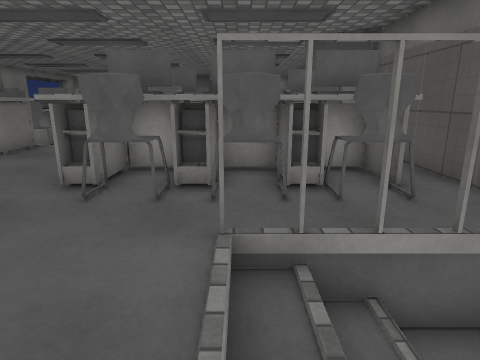
View 1 (above)

24 first-person views from a walk through a 3-D level made in the Unity game engine. The camera is 1.5 m above the floor, tilts 14° down and sees 75° across. The floor is counted in squares, 0.74 m on a side. Each view is taken from the middle of a square. On the plan, view 1 faces up. The plan holds only what a view shows up to about 17 squares ahead; the rest is blank. The player character is not drawn. Surface patterns are stand-ins for the level's own textures.

View 2
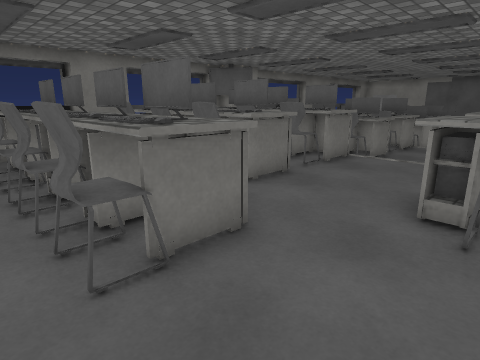

View 3
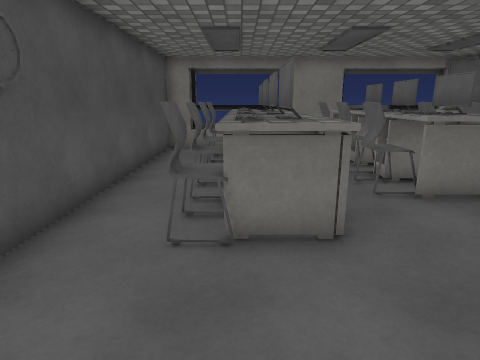

View 4
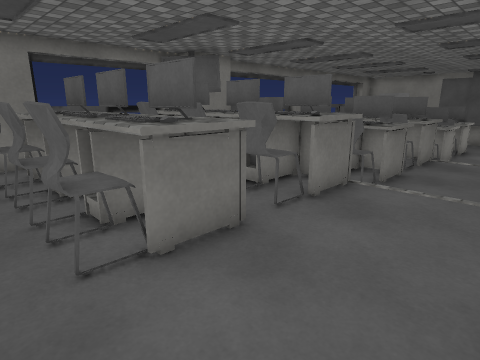

View 5
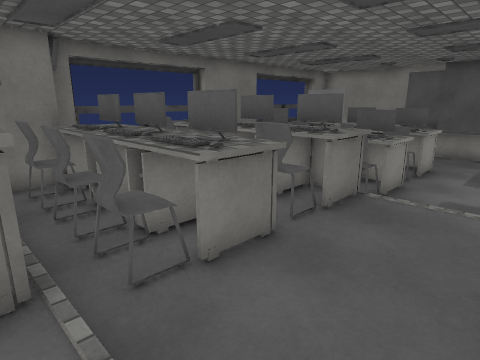

View 6
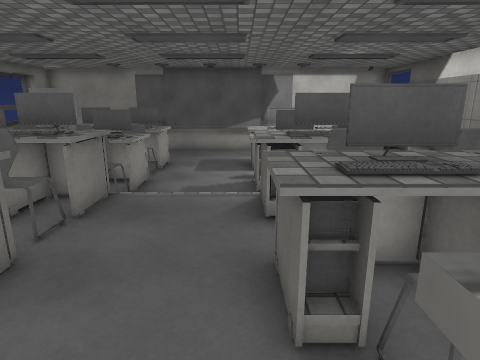

View 7
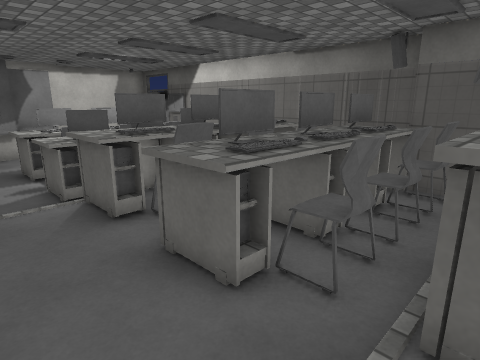

View 8
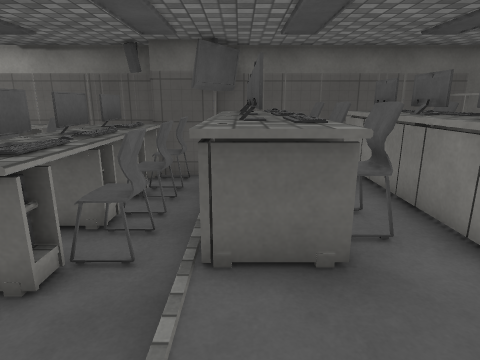

View 9
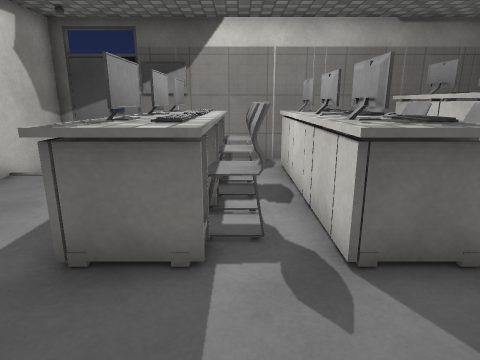

View 10
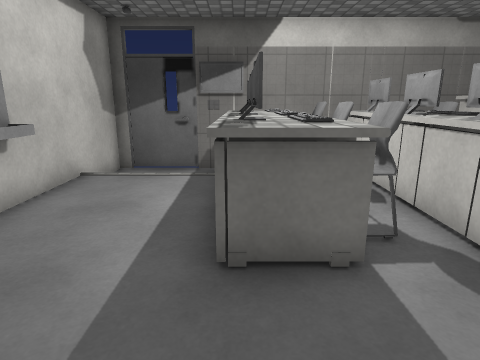

View 11
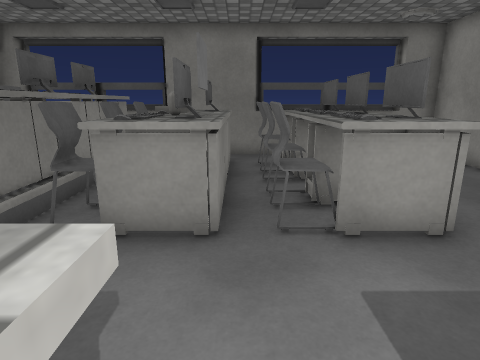

View 12
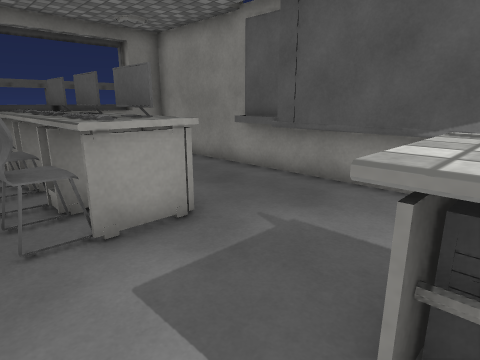

View 13
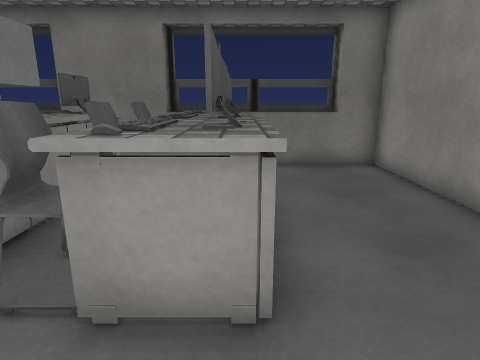

View 14
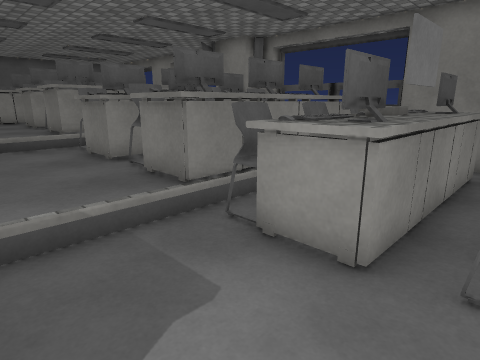

View 15
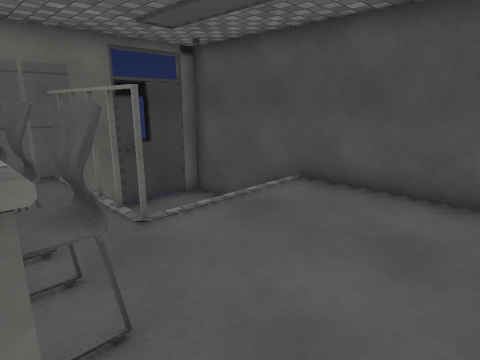

View 16
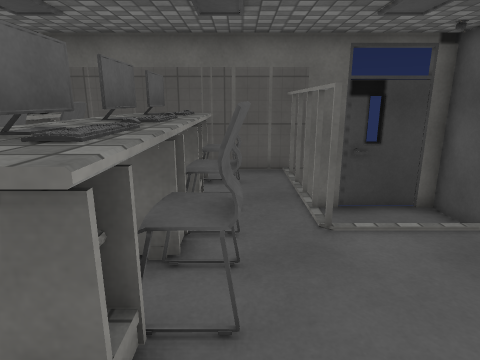

View 17
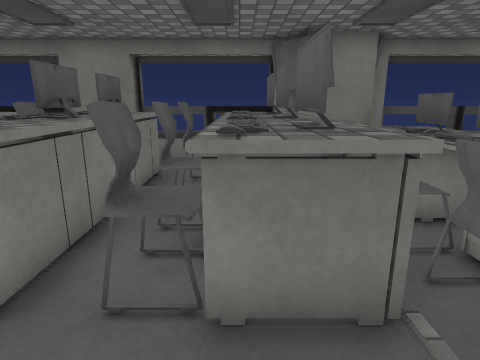

View 18
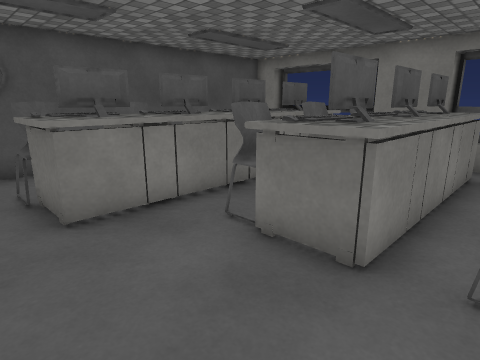

View 19
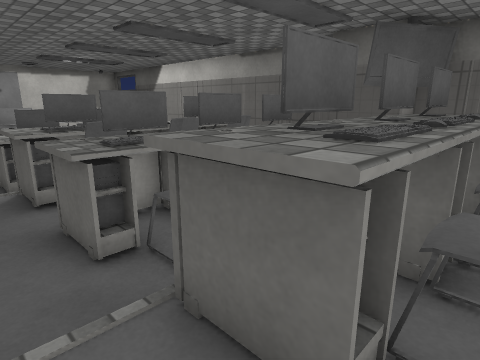

View 20
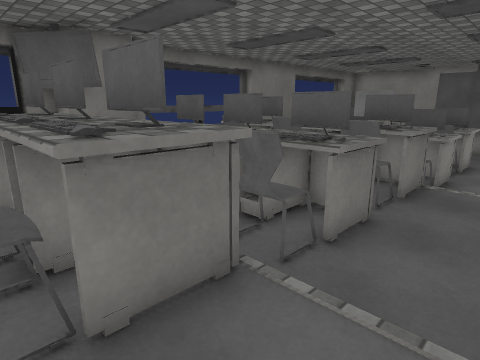

View 21
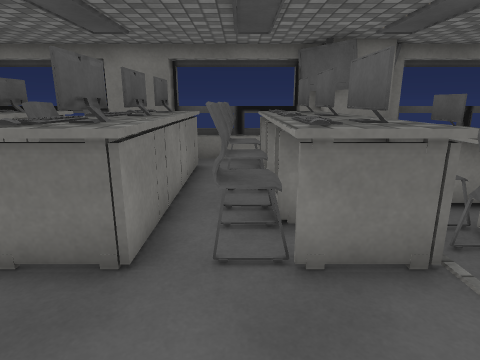

View 22
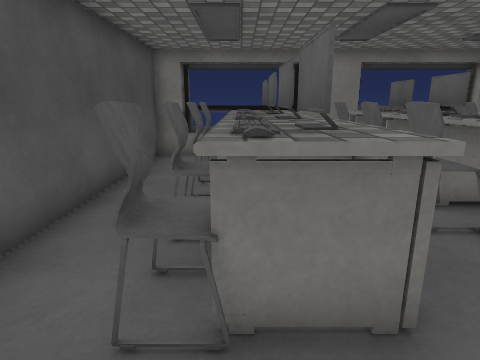

View 23
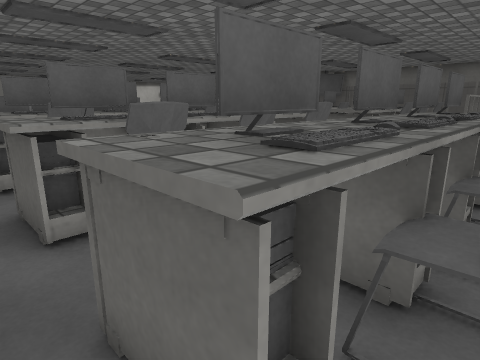

View 24
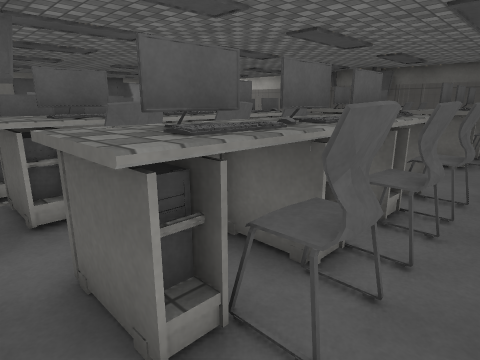

### Floor plan
Key: @ floor where view 1 was taken; # wall or solid block; . main floor; - floor 0.25 m lower than the main floor; _ floor 0.5 m lower than the main floor; < floor 1 m lower than the main floor; / step, stairs or slope; = window, fence, low wall or low ledge; ^ raised ledge; B box; C capsule; O other object.
Columns run from 16 left of view 1 to 5 right of it. Each row starts with its distance up from view 1.
 31 ##########   #########
 30 #_____^^######^^__< <#
 29 #_________________< <#
 28 =_________________< <#
 27 =_________________< <=
 26 = ^BBBBBB____^B^B^BB =
 25 = ^^O^^^B____^^^^ ^  =
 24 #__BBBBBB_____B_B_BB_=
 23 #____________________=
 22 # ^BBOCBB____BB^BBBB =
 21 #  O BOBO____^B^B B  #
 20 #  OOBBBB_____B_BBBB =
 19 = ^######----######^ =
 18 = ^B B^^O----^B B B  =
 17 #  OOBBBB----BBBBBOO =
 16 =  OOBBBB-----B-BBO  =
 15 # ^BBBBBB----BB^BBBB =
 14 ##^^O^O^O----^BOBOB =#
 13 ##-BBBBBB-----B-B-BB##
 12 ##------------------=#
 11 #.^BBBBBB....^B^B^BB =
 10 =.^BO^O^B....^BBBOB  =
  9 =..BBBBBB.....B.B.BB =
  8 =....................=
  7 =.^BBBBBB....BB^BBBB.=
  6 #.^BOBOBO....^BOBOB .=
  5 #..BBBBBB.....B.B.BB.=
  4 #....................=
  3 =.^BBBBBBBB^..../===##
  2 =.^^O^O^O^BB....// <<#
  1 =..BB.B.B.BB..../  <<#
  0 #...............@  <<#
 -1 ######################

Positions as (right, up) in squares from view 1, and headings:
1: (0, 0), facing up
2: (-2, 0), facing up-left
3: (-1, 2), facing left
4: (-4, 4), facing up-left
5: (-4, 11), facing up-left
6: (-4, 11), facing up
7: (-6, 11), facing up-right
8: (-7, 11), facing right
9: (-7, 24), facing right
10: (-7, 26), facing right
11: (-3, 23), facing left
12: (-3, 23), facing up-left
13: (-5, 26), facing left
14: (-4, 24), facing down-left
15: (-5, 6), facing down-right
16: (-5, 5), facing right
17: (-5, 10), facing left
18: (-4, 9), facing down-left
19: (-5, 9), facing up-right
20: (-5, 9), facing up-left
21: (-4, 9), facing left
22: (-3, 2), facing left
23: (-15, 1), facing up-right
24: (-15, 4), facing up-right
